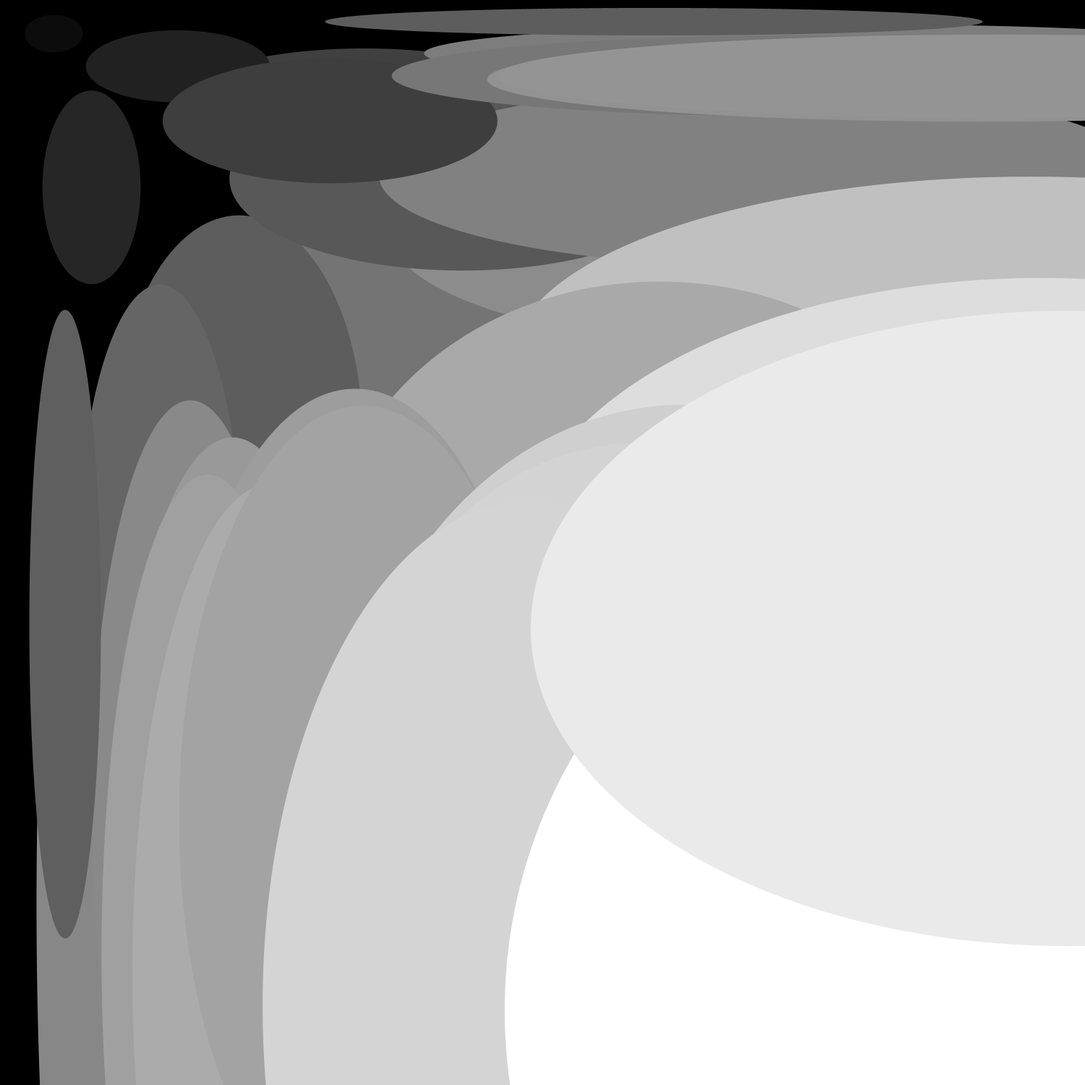
Frame 1 (no input)
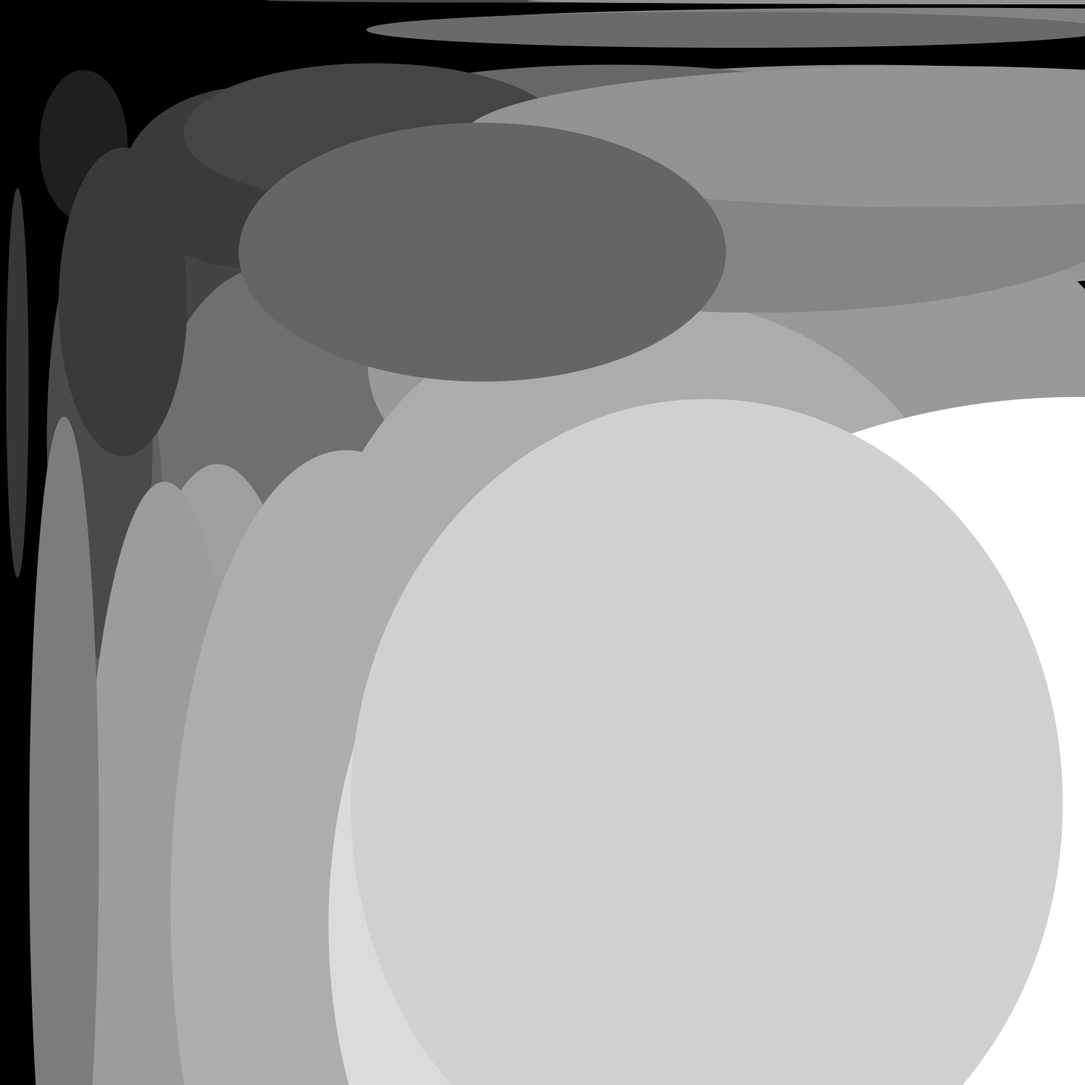
Frame 60 (the mouse pressed at the canvas centre just before this capture)
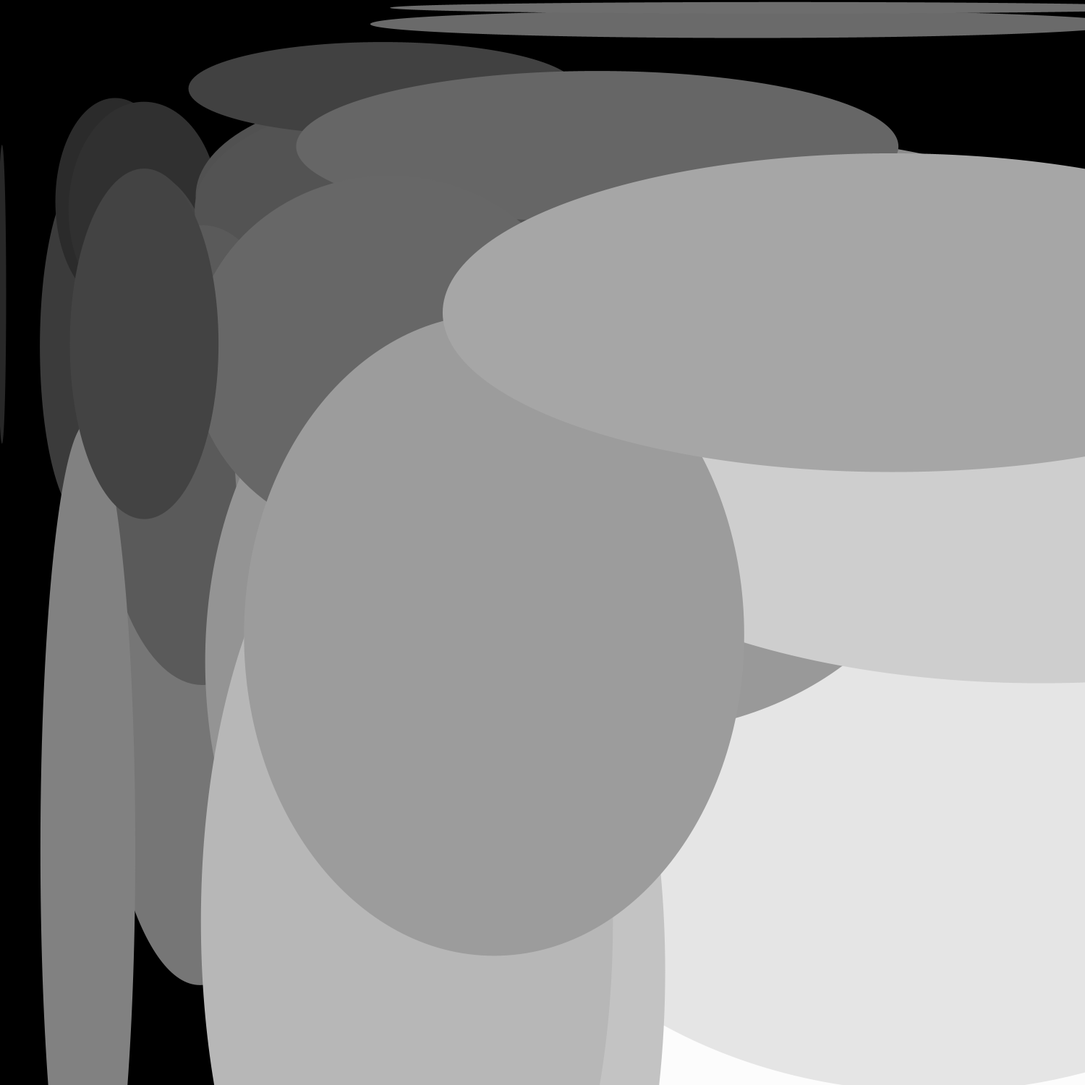
Frame 120 (the mouse held since frame 60 and released just before this capture)

The Processing sketch that drew these frames (run headless with seeded random() and noise(); from frame 60 on, the mouse is pressed at the canvas centre):

// Processing sketch: January27
// ── January27.pde
void setup() {
  size(1500,1500);
  noStroke();
  frameRate(500);
} 
void draw() {
  background(0);
  surface.setTitle("FPS: " + frameRate);
  for (int i = 0; i < 50; i++) {
    float x = random(width/5);
    float y = random(height/5);
    fill((x+y)/2);
    ellipse(x*5,y*5,x*5+random(5,10),y*5+random(5,10));
  }
}
